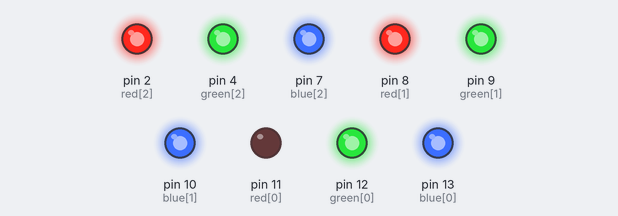
This sketch was run on a simulated Arduino Uno, built with avr-gcc and run on an emulated ATmega328P. Parts: output pins drawn as LEDs (lit = HIGH).

Above: at 0.05 s.
At 0.55 s:
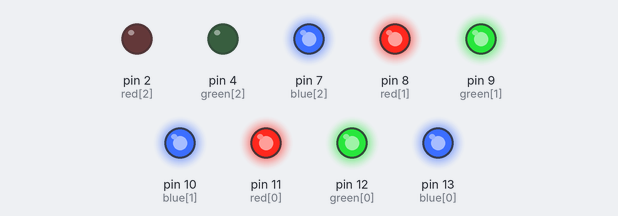
At 1.05 s:
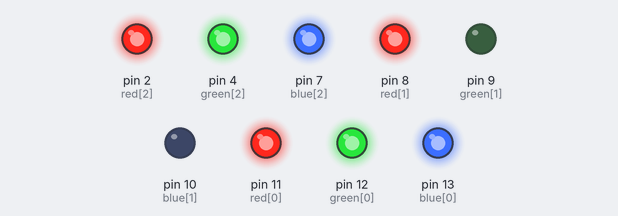
At 2.05 s:
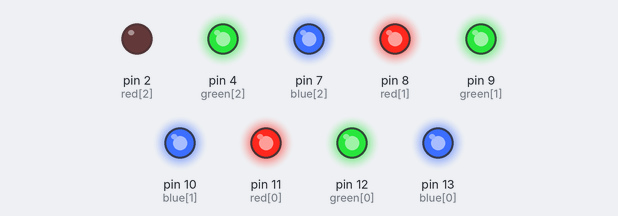
At 3.05 s:
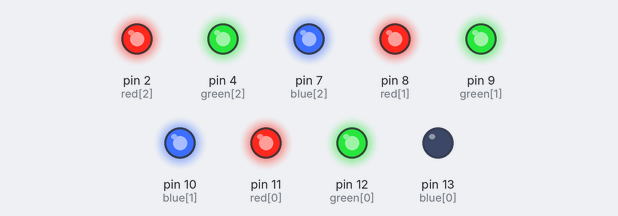
At 4.05 s:
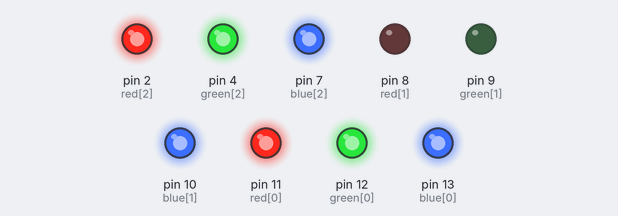
Timing chart, 0 to 4.3 s (numbered marks = the images above):
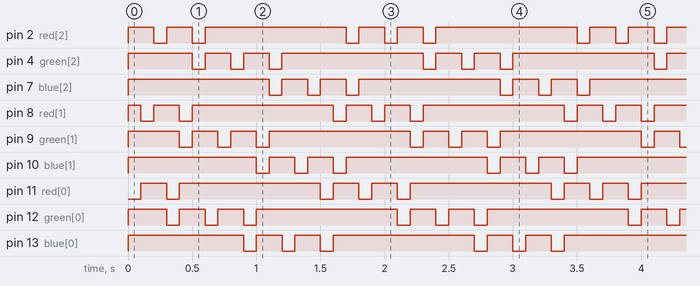

The sketch:

blink.ino
```cpp
int blue[] = {13,10,7};
int green[] = {12, 9,4};
int red[] = {11, 8, 2};

const int uit = 7;
const int rood = 6;
const int groen = 5;
const int geel = 4;
const int blauw = 3;
const int paars = 2;
const int cyaan = 1;
const int wit = 0;

const int kleur[] ={rood, geel, groen, cyaan, blauw, paars};

void setup(){
  for (int i=0; i<3; i++){
    pinMode(red[i], OUTPUT);
    pinMode(green[i], OUTPUT);
    pinMode(blue[i], OUTPUT);
    setKleur(i, uit);
  }
}


void loop(){
  for (int i=0; i<6; i++)

   for (int j=0; j<3; j++){
     setKleur(j, kleur[i]);
     delay(100);
     setKleur(j, uit);
   }
}

void setKleur(int led, int kleur){
   digitalWrite(red[led], kleur & 0x1);
   digitalWrite(green[led], (kleur>>1) & 0x1 );
   digitalWrite(blue[led], (kleur>>2)& 01);

}
```

Measured:
- by itself, pin 2 (red[2]), pin 8 (red[1]): repeats every 1.8 s: HIGH 0.20 s, LOW 0.10 s, HIGH 1.1 s, LOW 0.10 s, HIGH 0.20 s, LOW 0.10 s
- by itself, pin 11 (red[0]): repeats every 1.8 s: LOW 0.10 s, HIGH 1.1 s, 2 × (LOW 0.10 s, HIGH 0.20 s)
- by itself, pin 4 (green[2]), pin 7 (blue[2]), pin 9 (green[1]), pin 10 (blue[1]), pin 12 (green[0]), pin 13 (blue[0]): repeats every 1.8 s: 2 × (HIGH 0.20 s, LOW 0.10 s), HIGH 1.1 s, LOW 0.10 s
